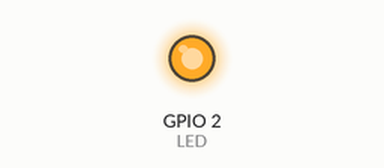
This sketch was run on a simulated ESP32. On the bench: output pins drawn as LEDs (lit = HIGH).

Above: at 5.5 s.
At 49.5 s:
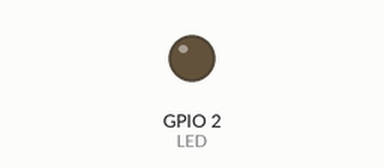
Timing chart, 0 to 51.7 s (numbered marks = the images above):
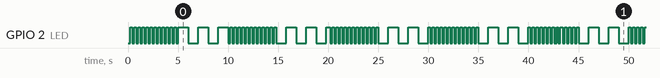

The sketch:

exercicio2Timer.ino
```cpp
#define LED 2

hw_timer_t *timer = NULL;
int tempo = 0;
int freq = 0;

void IRAM_ATTR onTimer(){
  tempo++;
  freq++;
}
void setup() {
  pinMode(LED, OUTPUT);
  timer = timerBegin(1000000);
  timerAttachInterrupt(timer, &onTimer);
  timerAlarm(timer, 1000 , true, 0);
}

void loop() {
  if(freq >= 200 && tempo <= 5000){
    digitalWrite(LED, !digitalRead(LED));
    freq = 0;
  }
  if(freq >= 1000 && tempo >= 5000){
    digitalWrite(LED, !digitalRead(LED));
    freq = 0;
  }
  if(tempo >= 10000){
    freq = 0;
    tempo = 0;
  }
}
```

Measured:
- by itself, GPIO 2 (LED): moves between LOW and HIGH, repeating every 39.8 s
- by itself, everything shown: repeats every 39.8 s, in 118 steps
